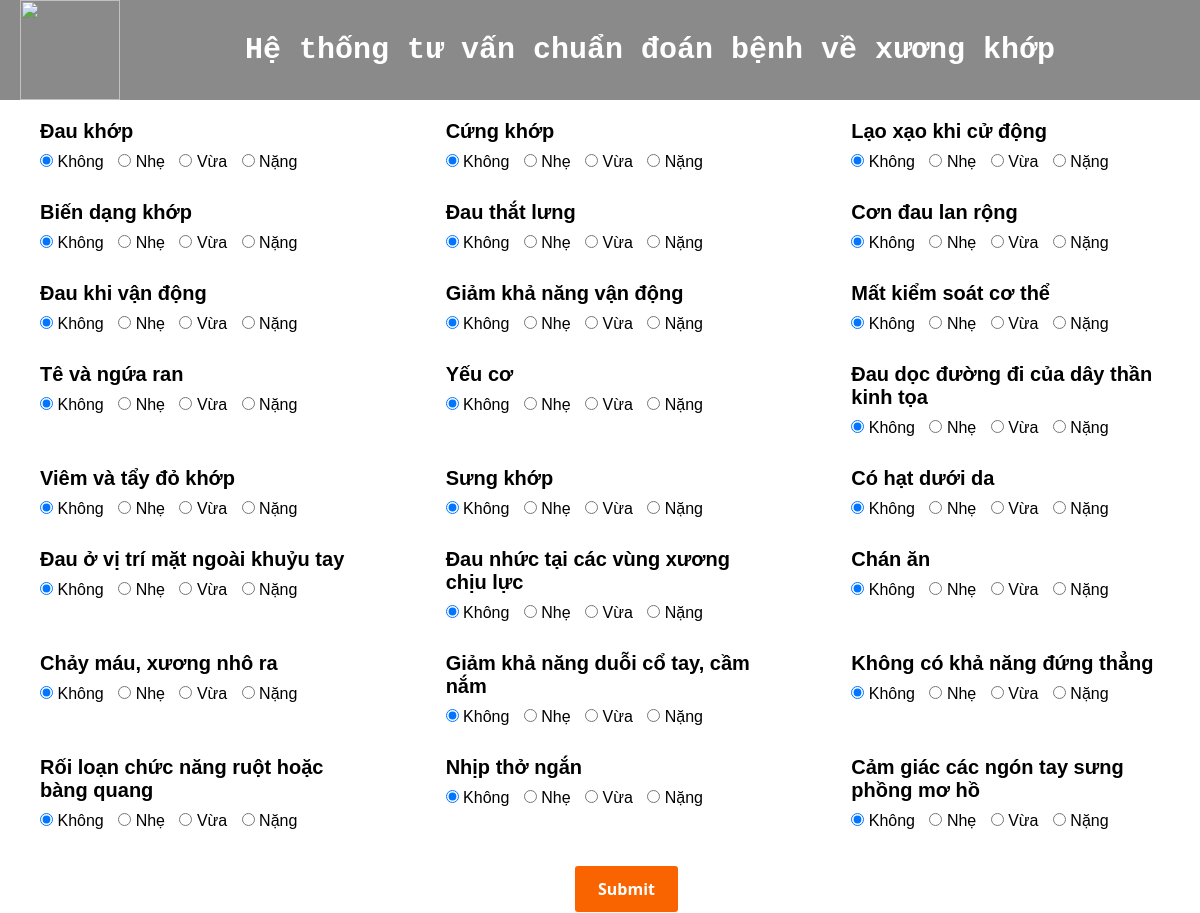
The page / on the database its author committed.
### homepage/models.py (models this page shows, shortened)
class TrieuChung(models.Model):
    benh = models.ForeignKey(Benh, on_delete= models.CASCADE)
    ten = models.CharField(max_length=200)
    ki_hieu = models.CharField(max_length=50)
    trongso = models.IntegerField(default=1)
    gia_tri = models.FloatField(default=0)

### homepage/views.py (the view)
# urls.py: path('', views.TrangChu, name = "trangchu"),
def TrangChu(request):
    benh = Benh.objects.all()[0];
    list_tc = benh.trieuchung_set.all().order_by("ki_hieu")
    context = {"list_tc": list_tc}
    return render(request, "TrangChu.html", context)

### homepage/templates/TrangChu.html (shortened to what this page needs)
{% extends "base.html" %}
{% block static_extension %}
    <link rel="stylesheet" href="../static/css/trangchu.css">
{% endblock static_extension %}
    {% block content %}
    {% if list_tc %}
        <form action="{% url "homepage:ketqua" %}" method="post">
            <div class="the-form">
                {% for tc in list_tc %}
                <div class="vote">
                    <p class="the_label">{{ tc.ten }}</p>
                    <div class="choice">
                        <input type="radio" name="{{ tc.ki_hieu }}" value="0" checked id="khong{{ tc.ki_hieu }}"> <label for="khong{{ tc.ki_hieu }}">Không</label>
                        <input type="radio" name="{{ tc.ki_hieu }}" value="0.2" id="nhe{{ tc.ki_hieu }}"> <label for="nhe{{ tc.ki_hieu }}">Nhẹ</label>
                        <input type="radio" name="{{ tc.ki_hieu }}" value="0.5" id="vua{{ tc.ki_hieu }}"> <label for="vua{{ tc.ki_hieu }}">Vừa</label>
                        <input type="radio" name="{{ tc.ki_hieu }}" value="0.8" id="nang{{ tc.ki_hieu }}"> <label for="nang{{ tc.ki_hieu }}">Nặng</label>
                    </div>
                </div>
            {% endfor %}
            </div>
        <div id="btn"><input type="submit" value="Submit"  class="button-5"></div>
        </form>
    {% else %}
        <h3>Chưa có dữ liệu</h3>
    {% endif %}
    {% endblock content %}

### homepage/templates/base.html (shortened to what this page needs)
<!DOCTYPE html>
<html lang="en">
<head>
    {% load static %}
    <link rel="stylesheet" href="../static/css/header.css">
    {% block static_extension %}{% endblock static_extension %}
</head>
<body>
    {% block header %}
        <header>
            <p class="image"><a href="{% url "homepage:trangchu" %}"><img src="../static/logo/Logo_PTIT_University.png"></a></p>
            <p class="title">Hệ thống tư vấn chuẩn đoán bệnh về xương khớp</p>
        </header>
    {% endblock header %}
    <main>
        {% block content %}
        {% endblock content %}
    </main>
</body>
</html>

### homepage/static/css/header.css (style rules this page uses)
body { margin: 0; font-family: Arial ; }
header { display: flex; align-items: center; width: 100%; align-content: space-between; background-color: #8a8a8a; color: white; margin: 0; }
.image { width: 100px; height: 100px; }
img { width: 100px; height: 100px; margin-left: 20px; }
.title { font-size: 30px; font-weight: bold; font-family: "Bitstream Vera Sans Mono", Monaco, "Courier New", Courier, monospace; margin: auto; }

### homepage/static/css/trangchu.css (style rules this page uses)
* { margin: 0; padding: 0; }
.the-form { display: grid; grid-template-columns: auto auto auto; column-gap: 18px; }
.vote { margin: 20px 20px 10px 40px; font-size: 20px; }
.the_label { font-weight: bold; }
.choice { font-size: 16px; margin-top: 10px; }
label { margin-right: 10px }
#btn { margin: 25px auto; width: 52px; height: 20px; }
.button-5 { align-items: center; background-clip: padding-box; background-color: #fa6400; border: 1px solid transparent; border-radius: .25rem; box-shadow: rgba(0, 0, 0, 0.02) 0 1px 3px 0; box-sizing: border-box; color: #fff; cursor: pointer; display: inline-flex; font-family: system-ui,-apple-system,system-ui,"Helvetica Neue",Helvetica,Arial,sans-serif; font-size: 16px; font-weight: 600; justify-content: center; line-height: 1.25; margin: 0; min-height: 3rem; padding: calc(.875rem - 1px) calc(1.5rem - 1px); position: relative; text-decoration: none; transition: all 250ms; user-select: none; -webkit-user-select: none; touch-action: manipulation; vertical-align: baseline; width: auto; }

### rows shown on the page
TrieuChung: ten "Đau khớp"
TrieuChung: ten "Cứng khớp"
TrieuChung: ten "Lạo xạo khi cử động"
TrieuChung: ten "Biến dạng khớp"
TrieuChung: ten "Đau thắt lưng"
TrieuChung: ten "Cơn đau lan rộng"
TrieuChung: ten "Đau khi vận động"
TrieuChung: ten "Giảm khả năng vận động"
TrieuChung: ten "Mất kiểm soát cơ thể"
TrieuChung: ten "Tê và ngứa ran"
TrieuChung: ten "Yếu cơ"
TrieuChung: ten "Đau dọc đường đi của dây thần kinh tọa"
TrieuChung: ten "Viêm và tẩy đỏ khớp"
TrieuChung: ten "Sưng khớp"
TrieuChung: ten "Có hạt dưới da"
TrieuChung: ten "Đau ở vị trí mặt ngoài khuỷu tay"
TrieuChung: ten "Đau nhức tại các vùng xương chịu lực"
TrieuChung: ten "Chán ăn"
TrieuChung: ten "Chảy máu, xương nhô ra"
TrieuChung: ten "Giảm khả năng duỗi cổ tay, cầm nắm"
TrieuChung: ten "Không có khả năng đứng thẳng"
TrieuChung: ten "Rối loạn chức năng ruột hoặc bàng quang"
TrieuChung: ten "Nhịp thở ngắn"
TrieuChung: ten "Cảm giác các ngón tay sưng phồng mơ hồ"
